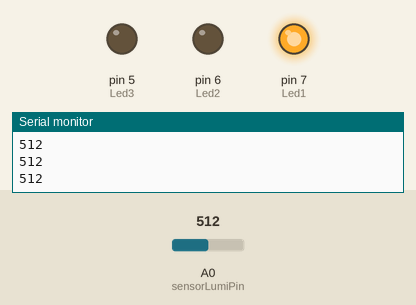
The sketch below on a simulated Arduino Uno, built with avr-gcc and run on an emulated ATmega328P. Shown: output pins drawn as LEDs (lit = HIGH), the last lines printed to the serial monitor. Inputs (shaded band) come from the test bench; at power-on: A0 (sensorLumiPin) = 512.

Above: at 1.2 s.
1.3 s: A0 (sensorLumiPin) set to 492
At 1.9 s:
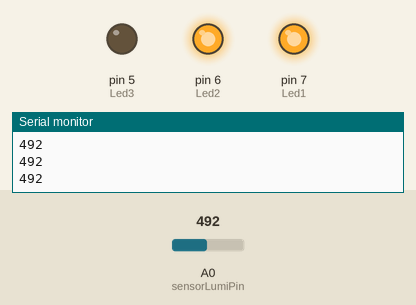
2.8 s: A0 (sensorLumiPin) set to 408
4.3 s: A0 (sensorLumiPin) set to 386
At 5.5 s:
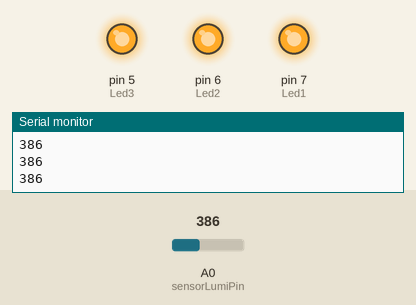
5.8 s: A0 (sensorLumiPin) set to 410
At 6.9 s:
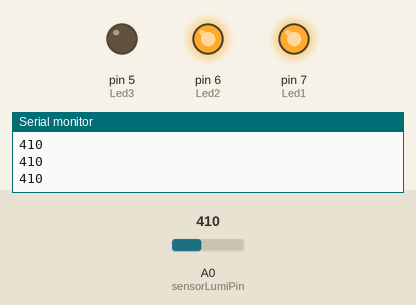
7.3 s: A0 (sensorLumiPin) set to 390
At 8.1 s:
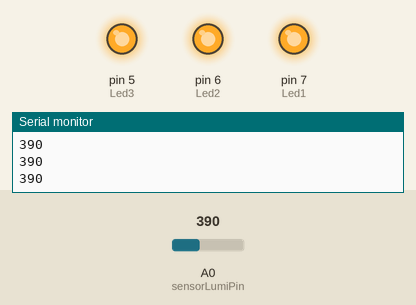
Timing chart, 0 to 9.8 s (numbered marks = the images above; inputs shaded):
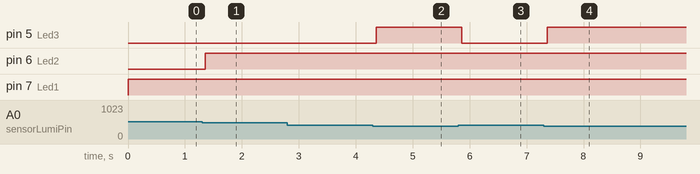

Measured:
- the behaviour switches between 501 and 500 on A0 (sensorLumiPin) (found by bisection; images 0 and 1)
- the behaviour switches between 401 and 400 on A0 (sensorLumiPin) (found by bisection; images 1 and 2)
- after the input at 1.3 s, pin 6 (Led2): LOW → HIGH after 0.05 s
- after the input at 4.3 s, pin 5 (Led3): LOW → HIGH after 0.06 s
- after the input at 5.8 s, pin 5 (Led3): HIGH → LOW after 0.06 s
- after the input at 7.3 s, pin 5 (Led3): LOW → HIGH after 0.07 s

The sketch:

TESTE_LED.ino
```cpp
int       cont            = 0;

const int Led1            = 7;
const int Led2            = 6;
const int Led3            = 5;

const int sensor          = 4;
int       sensorLumiPin   = 0;
int       sensorLumiValue = 0;

bool      valorSensor;

void setup()
{

  //OUTPUT
  pinMode(Led1, OUTPUT);
  pinMode(Led2, OUTPUT);
  pinMode(Led3, OUTPUT);

  pinMode(sensor, INPUT);

  //comunicação serial
  Serial.begin(9600);
}

void loop()
{

  // printa o valor do sensor
  Serial.println(sensorLumiValue);

  // le o valor do sensor
  sensorLumiValue = analogRead(sensorLumiPin);
  if(sensorLumiValue <= 230){
    cont = 0;
  } else if(sensorLumiValue > 230 && sensorLumiValue <=400){
    digitalWrite(Led1, HIGH);
    digitalWrite(Led2, HIGH);
    digitalWrite(Led3, HIGH);
  } else if(sensorLumiValue > 400 && sensorLumiValue <= 500){
    digitalWrite(Led1, HIGH);
    digitalWrite(Led2, HIGH);
    digitalWrite(Led3, LOW);
  } else if(sensorLumiValue > 500){
    digitalWrite(Led1, HIGH);
    digitalWrite(Led2, LOW);
    digitalWrite(Led3, LOW);
  }

  delay(150);

}
```
